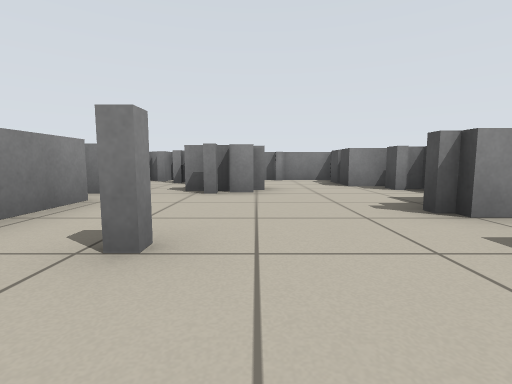
view 1 (above)

24 first-person views from a walk through a Stage world. The camera is 0.5 m above the floor, tilts 6° down and sees 85° across. Floor lines are 1 m apart. The floor is counted in squares, 1 m on a side. Each view is taken from the middle of a square. On the plan, view 1 faces up. The plan holds only what a view shows up to about 9 squares ahead; the rest is blank. The place goes on beyond the plan. The robots in the file are not drawn.

view 2
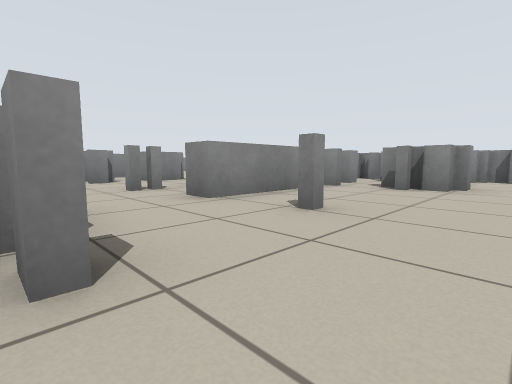

view 3
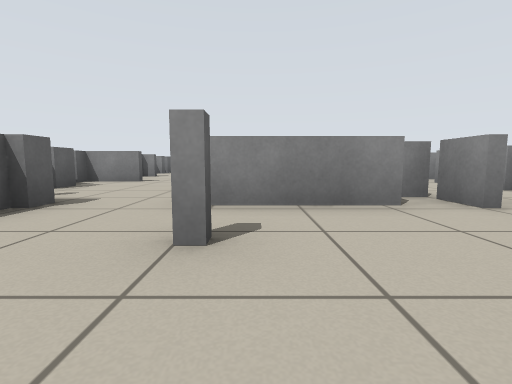

view 4
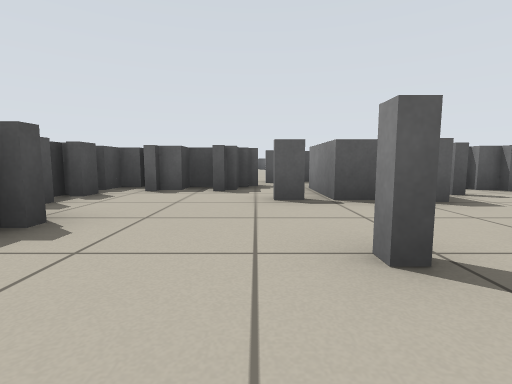

view 5
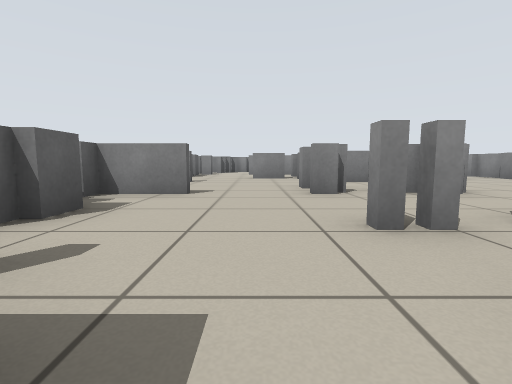

view 6
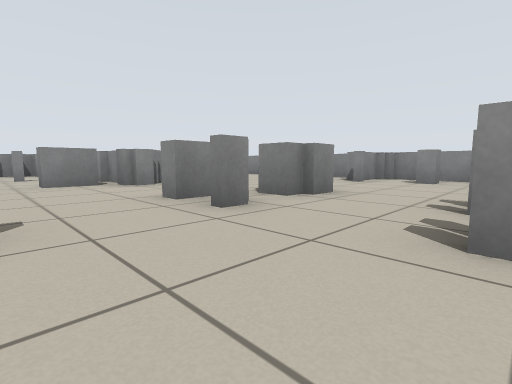

view 7
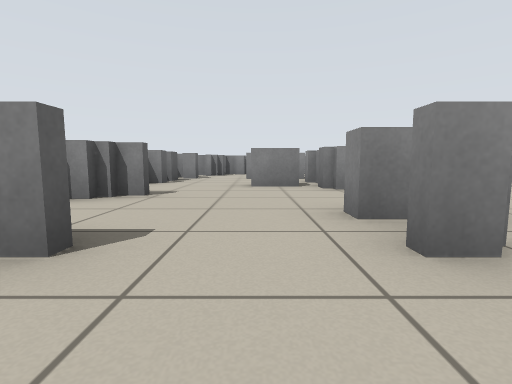

view 8
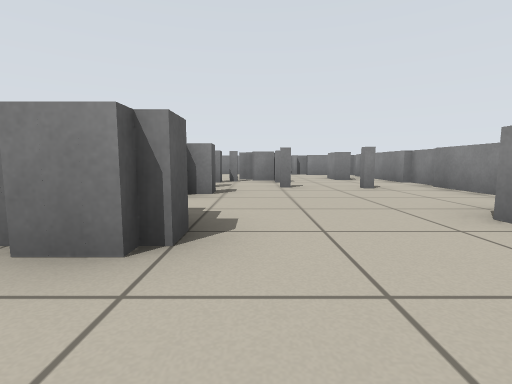

view 9
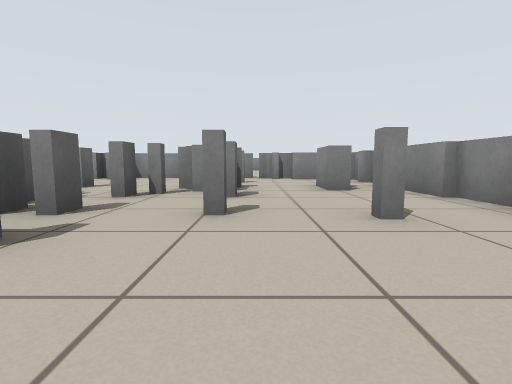

view 10
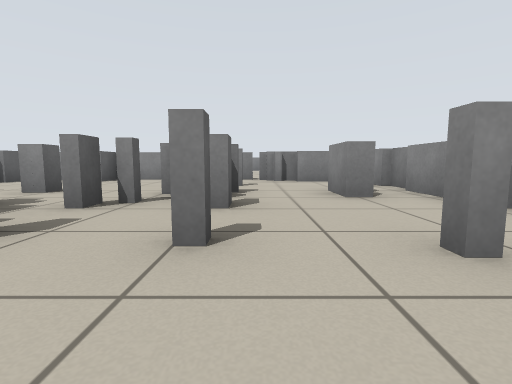

view 11
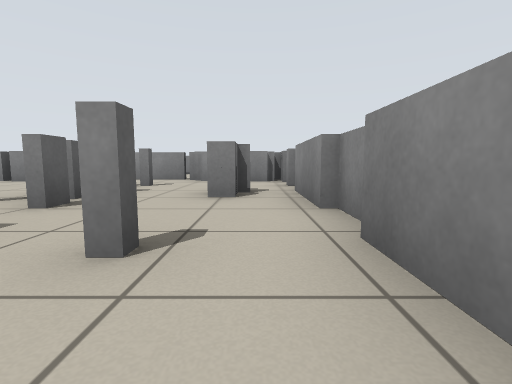

view 12
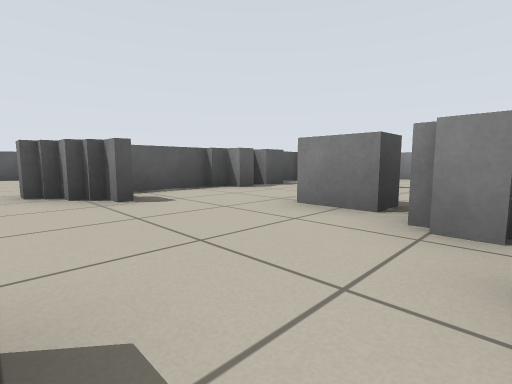

view 13
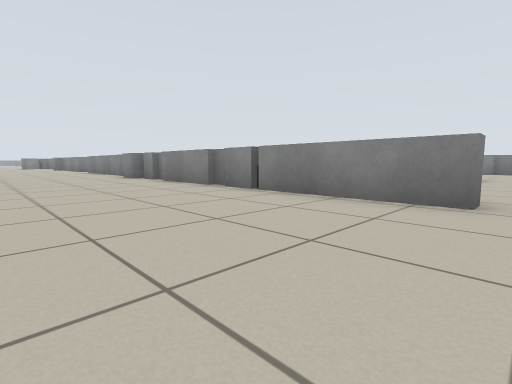

view 14
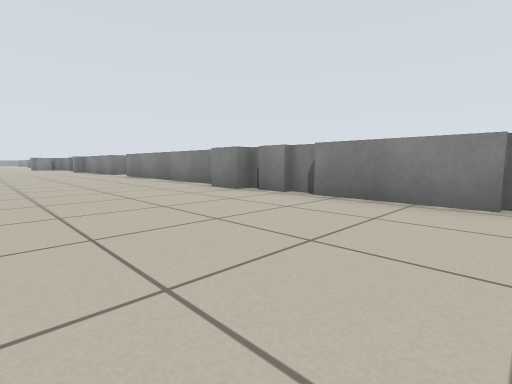

view 15
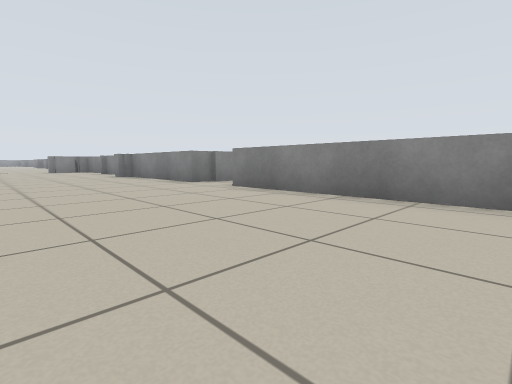

view 16
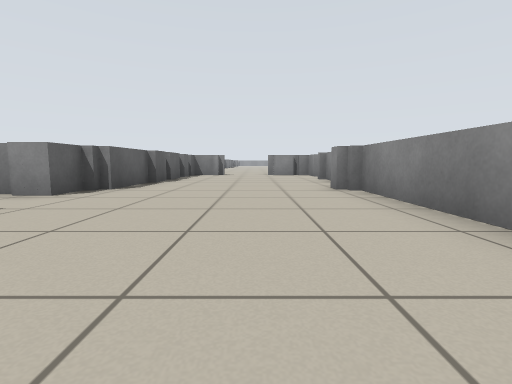

view 17
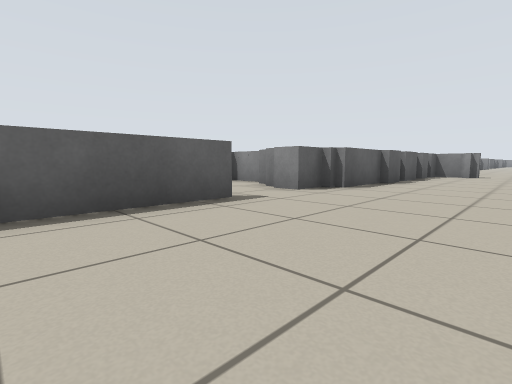

view 18
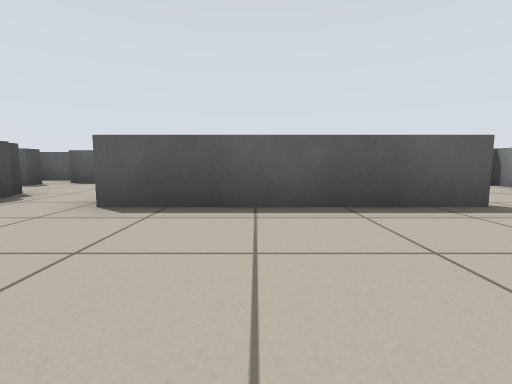

view 19
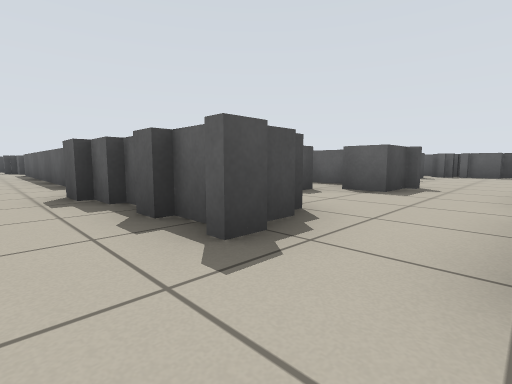

view 20
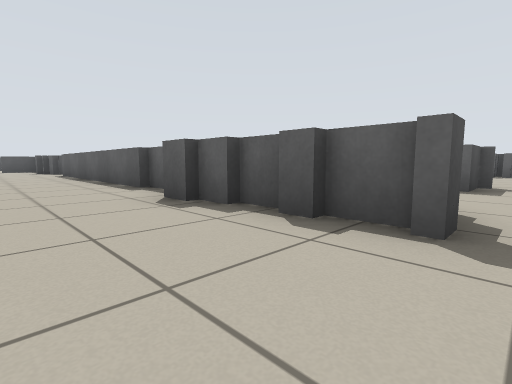

view 21
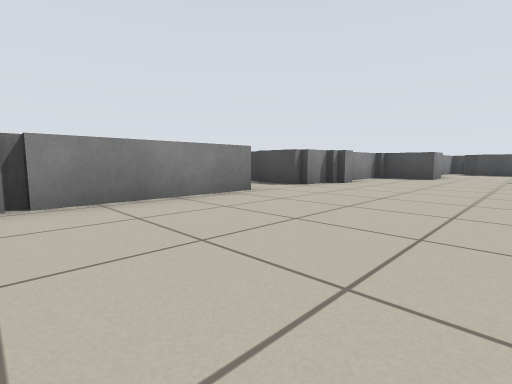

view 22
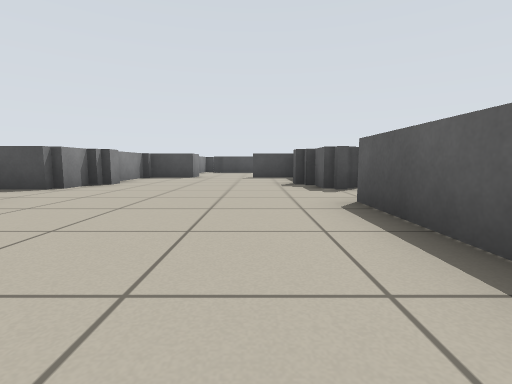

view 23
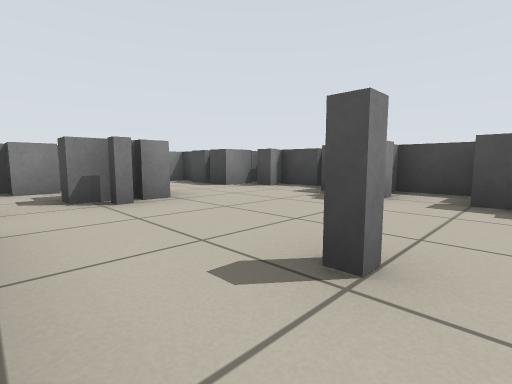

view 24
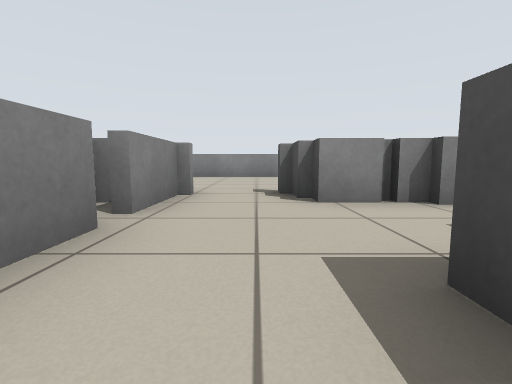

### Floor plan
Key: @ floor where view 1 was taken; # wall or solid block; . floor; = window, fence, low wall or low ledge.
Columns run from 33 left of view 1 to 4 right of it. Each row starts with its distance up from view 1.
  9                 =  ====    =  =  ===
  8                 ##################=#
  7                 #..==....===.=.==..=#=
  6                =#.....=...=....=...===
  5                 =....==.......====..==
  4                 =.===........ ==....=
  3                 =...=====.#..===...=#=
  2                 =....=#=..=...===...==
  1                 =..=..=..==..=.....=#
  0                 =..=..=..........@..#
 -1                ==.........=...=#==..#
 -2        == =    ##===....=.=.== #====#
 -3 .===##===.=====##=#==#==#.=#####==###
 -4 ...............................===#
 -5 ...............................=..
 -6 ..................................
 -7 ..............................=
 -8 ==#===.====..=.==.=======...===
 -9    ##..  ##=.######       =#=
-10     =.     =...=
-11     =      =..=
-12            =.==
-13            ..===
-14            ...
-15            ...
-16            ...
-17             ..=
-18             .
-19             #

Positions as (right, up) in squares from view 1, and headings:
1: (0, 0), facing up
2: (1, -1), facing up-left
3: (1, 2), facing left
4: (0, 3), facing down
5: (-2, 0), facing left
6: (-4, -1), facing up-left
7: (-5, 0), facing left
8: (-5, 4), facing left
9: (-8, 5), facing left
10: (-9, 5), facing left
11: (-9, 7), facing left
12: (-8, 2), facing down-left
13: (-8, -7), facing up-left
14: (-13, -7), facing up-left
15: (-19, -7), facing up-left
16: (-24, -5), facing left
17: (-24, -5), facing down-left
18: (-24, -5), facing down
19: (-22, -7), facing down-right
20: (-21, -6), facing down-right
21: (-12, -7), facing up-right
22: (-12, -7), facing right
23: (-2, 1), facing up-right
24: (-21, -13), facing up
